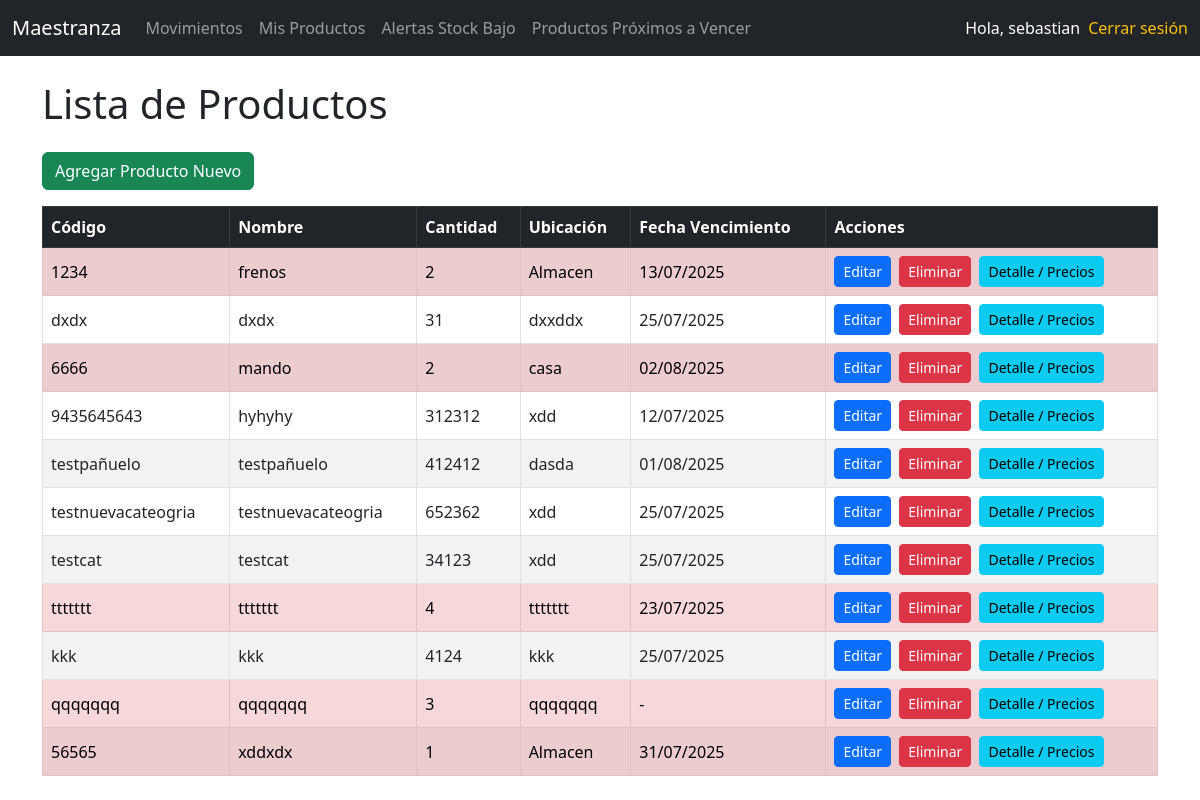
The page /list/ (signed in) on the database its author committed.
### inventario/models.py (models this page shows, shortened)
class Producto(models.Model):
    codigo = models.CharField(max_length=20, unique=True)
    nombre = models.CharField(max_length=100)
    descripcion = models.TextField(blank=True)
    cantidad = models.PositiveIntegerField(default=0)
    ubicacion = models.CharField(max_length=100)
    fecha_vencimiento = models.DateField(null=True, blank=True)
    umbral_stock_bajo = models.PositiveIntegerField(default=5)  # umbral para alerta
    categorias = models.ManyToManyField(Categoria, blank=True)

### inventario/views.py (the view)
# urls.py: path('list/', ProductoListView.as_view(), name='producto-list'),
class ProductoListView(LoginRequiredMixin, GroupRequiredMixin, ListView):
    login_url = 'login'
    group_required = ['Administrador', 'Gestor de Inventario', 'Encargado de Logística']
    model = Producto
    template_name = 'inventario/producto_list.html'
    context_object_name = 'productos'

### inventario/templatetags/user_tags.py (called while the page is built)
@register.filter(name='has_group')
def has_group(user, group_name):
    return user.groups.filter(name=group_name).exists()

### inventario/templates/inventario/producto_list.html (shortened to what this page needs)
{% extends 'base.html' %}
{% block content %}
  <h1 class="mb-4">Lista de Productos</h1>
  <a href="{% url 'producto-nuevo' %}" class="btn btn-success mb-3">Agregar Producto Nuevo</a>
  <table class="table table-striped table-bordered align-middle">
      <thead class="table-dark">
          <tr>
              <th>Código</th>
              <th>Nombre</th>
              <th>Cantidad</th>
              <th>Ubicación</th>
              <th>Fecha Vencimiento</th>
              <th>Acciones</th>
          </tr>
      </thead>
      <tbody>
          {% for producto in productos %}
            <tr {% if producto.cantidad <= producto.umbral_stock_bajo %} class="table-danger" {% endif %}>
              <td>{{ producto.codigo }}</td>
              <td>{{ producto.nombre }}</td>
              <td>{{ producto.cantidad }}</td>
              <td>{{ producto.ubicacion }}</td>
              <td>
                  {% if producto.fecha_vencimiento %}
                      {{ producto.fecha_vencimiento|date:"d/m/Y" }}
                  {% else %}
                      -
                  {% endif %}
              </td>
              <td>
                  <a href="{% url 'producto-editar' producto.pk %}" class="btn btn-primary btn-sm">Editar</a>
                  <a href="{% url 'producto-eliminar' producto.pk %}" class="btn btn-danger btn-sm ms-1">Eliminar</a>
                  <a href="{% url 'producto-detalle' producto.codigo %}" class="btn btn-info btn-sm ms-1">Detalle / Precios</a>
              </td>
          </tr>
          {% empty %}
          <tr><td colspan="6" class="text-center">No hay productos registrados.</td></tr>
          {% endfor %}
      </tbody>
  </table>
{% endblock %}

### inventario/templates/inventario/navbar.html (shortened to what this page needs)
<nav class="navbar navbar-expand-lg navbar-dark bg-dark">
  <div class="container-fluid">
    <a class="navbar-brand" href="{% url 'home' %}">Maestranza</a>
{% load user_tags %}
    <div class="collapse navbar-collapse" id="navbarContent">
      <ul class="navbar-nav me-auto mb-2 mb-lg-0">
        {% if user.is_authenticated %}
            {% if user|has_group:"Administrador" or user|has_group:"Gestor de Inventario" or user|has_group:"Encargado de Logística" %}
                <li class="nav-item"><a class="nav-link" href="{% url 'movimiento-list' %}">Movimientos</a></li>
            {% endif %}
            {% if user|has_group:"Gestor de Inventario" %}
                <li class="nav-item"><a class="nav-link" href="{% url 'producto-list' %}">Mis Productos</a></li>
            {% endif %}
            {% if user|has_group:"Administrador" or user|has_group:"Gestor de Inventario" or user|has_group:"Encargado de Logística" %}
                <li class="nav-item"><a class="nav-link" href="{% url 'alerta-stock-bajo' %}">Alertas Stock Bajo</a></li>
            {% endif %}
            {% if user|has_group:"Administrador" or user|has_group:"Gestor de Inventario" or user|has_group:"Encargado de Logística" %}
                <li class="nav-item"><a class="nav-link" href="{% url 'productos-vencimiento' %}">Productos Próximos a Vencer</a></li>
            {% endif %}
        {% endif %}
      </ul>
      <ul class="navbar-nav mb-2 mb-lg-0">
        {% if user.is_authenticated %}
            <li class="nav-item">
              <span class="navbar-text text-white me-2">Hola, {{ user.username }}</span>
            </li>
            <li class="nav-item">
              <form method="post" action="{% url 'logout' %}">
                <button class="btn btn-link nav-link text-warning" type="submit" style="padding: 0;">Cerrar sesión</button>
              </form>
            </li>
        {% else %}
            <li class="nav-item"><a class="nav-link text-success" href="{% url 'login' %}">Iniciar sesión</a></li>
            <li class="nav-item"><a class="nav-link text-info" href="{% url 'register' %}">Registrarse</a></li>
        {% endif %}
      </ul>
    </div>
  </div>
</nav>

### rows shown on the page
Producto: codigo "1234", nombre "frenos", cantidad "2", ubicacion "Almacen", fecha_vencimiento "13/07/2025"
Producto: codigo "dxdx", nombre "dxdx", cantidad "31", ubicacion "dxxddx", fecha_vencimiento "25/07/2025"
Producto: codigo "6666", nombre "mando", cantidad "2", ubicacion "casa", fecha_vencimiento "02/08/2025"
Producto: codigo "9435645643", nombre "hyhyhy", cantidad "312312", ubicacion "xdd", fecha_vencimiento "12/07/2025"
Producto: codigo "testpañuelo", nombre "testpañuelo", cantidad "412412", ubicacion "dasda", fecha_vencimiento "01/08/2025"
Producto: codigo "testnuevacateogria", nombre "testnuevacateogria", cantidad "652362", ubicacion "xdd", fecha_vencimiento "25/07/2025"
Producto: codigo "testcat", nombre "testcat", cantidad "34123", ubicacion "xdd", fecha_vencimiento "25/07/2025"
Producto: codigo "ttttttt", nombre "ttttttt", cantidad "4", ubicacion "ttttttt", fecha_vencimiento "23/07/2025"
Producto: codigo "kkk", nombre "kkk", cantidad "4124", ubicacion "kkk", fecha_vencimiento "25/07/2025"
Producto: codigo "qqqqqqq", nombre "qqqqqqq", cantidad "3", ubicacion "qqqqqqq"
Producto: codigo "56565", nombre "xddxdx", cantidad "1", ubicacion "Almacen", fecha_vencimiento "31/07/2025"

### other values the page prints
{{ user.username }} "sebastian"
